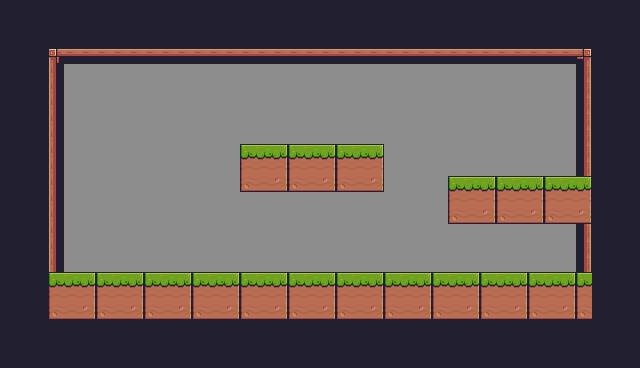

A level layout from a 2D game, rendered from its tile map. Below: a short description, then the map file with its tile-grid data intact:
An orthogonal 40x23 tile map with 16x16 px tiles, 1 tile layer (Background) and 1 object (Player).

<map version="1.10" tiledversion="1.11.0" orientation="orthogonal" renderorder="right-down" width="40" height="23" tilewidth="16" tileheight="16" infinite="0" backgroundcolor="#8c8c8c" nextlayerid="3" nextobjectid="2">
 <tileset firstgid="1" source="Pixel_Adventure.tsx" />
 <layer id="1" name="Background" width="40" height="23">
  <data encoding="csv">
112,112,112,112,112,112,112,112,112,112,112,112,112,112,112,112,112,112,112,112,112,112,112,112,112,112,112,112,112,112,112,112,112,112,112,112,112,112,112,112,
112,112,112,112,112,112,112,112,112,112,112,112,112,112,112,112,112,112,112,112,112,112,112,112,112,112,112,112,112,112,112,112,112,112,112,112,112,112,112,112,
112,112,112,112,112,112,112,112,112,112,112,112,112,112,112,112,112,112,112,112,112,112,112,112,112,112,112,112,112,112,112,112,112,112,112,112,112,112,112,112,
112,112,112,89,90,90,90,90,90,90,90,90,90,90,90,90,90,90,90,90,90,90,90,90,90,90,90,90,90,90,90,90,90,90,90,90,91,112,112,112,
112,112,112,111,0,0,0,0,0,0,0,0,0,0,0,0,0,0,0,0,0,0,0,0,0,0,0,0,0,0,0,0,0,0,0,0,113,112,112,112,
112,112,112,111,0,0,0,0,0,0,0,0,0,0,0,0,0,0,0,0,0,0,0,0,0,0,0,0,0,0,0,0,0,0,0,0,113,112,112,112,
112,112,112,111,0,0,0,0,0,0,0,0,0,0,0,0,0,0,0,0,0,0,0,0,0,0,0,0,0,0,0,0,0,0,0,0,113,112,112,112,
112,112,112,111,0,0,0,0,0,0,0,0,0,0,0,0,0,0,0,0,0,0,0,0,0,0,0,0,0,0,0,0,0,0,0,0,113,112,112,112,
112,112,112,111,0,0,0,0,0,0,0,0,0,0,0,0,0,0,0,0,0,0,0,0,0,0,0,0,0,0,0,0,0,0,0,0,113,112,112,112,
112,112,112,111,0,0,0,0,0,0,0,0,0,0,0,7,8,9,7,8,9,7,8,9,0,0,0,0,0,0,0,0,0,0,0,0,113,112,112,112,
112,112,112,111,0,0,0,0,0,0,0,0,0,0,0,29,30,31,29,30,31,29,30,31,0,0,0,0,0,0,0,0,0,0,0,0,113,112,112,112,
112,112,112,111,0,0,0,0,0,0,0,0,0,0,0,51,52,53,51,52,53,51,52,53,0,0,0,0,7,8,9,7,8,9,7,8,9,112,112,112,
112,112,112,111,0,0,0,0,0,0,0,0,0,0,0,0,0,0,0,0,0,0,0,0,0,0,0,0,29,30,31,29,30,31,29,30,31,112,112,112,
112,112,112,111,0,0,0,0,0,0,0,0,0,0,0,0,0,0,0,0,0,0,0,0,0,0,0,0,51,52,53,51,52,53,51,52,53,112,112,112,
112,112,112,111,0,0,0,0,0,0,0,0,0,0,0,0,0,0,0,0,0,0,0,0,0,0,0,0,0,0,0,0,0,0,0,0,113,112,112,112,
112,112,112,111,0,0,0,0,0,0,0,0,0,0,0,0,0,0,0,0,0,0,0,0,0,0,0,0,0,0,0,0,0,0,0,0,113,112,112,112,
112,112,112,111,0,0,0,0,0,0,0,0,0,0,0,0,0,0,0,0,0,0,0,0,0,0,0,0,0,0,0,0,0,0,0,0,113,112,112,112,
112,112,112,7,8,9,7,8,9,7,8,9,7,8,9,7,8,9,7,8,9,7,8,9,7,8,9,7,8,9,7,8,9,7,8,9,7,112,112,112,
112,112,112,29,30,31,29,30,31,29,30,31,29,30,31,29,30,31,29,30,31,29,30,31,29,30,31,29,30,31,29,30,31,29,30,31,29,112,112,112,
112,112,112,51,52,53,51,52,53,51,52,53,51,52,53,51,52,53,51,52,53,51,52,53,51,52,53,51,52,53,51,52,53,51,52,53,51,112,112,112,
112,112,112,112,112,112,112,112,112,112,112,112,112,112,112,112,112,112,112,112,112,112,112,112,112,112,112,112,112,112,112,112,112,112,112,112,112,112,112,112,
112,112,112,112,112,112,112,112,112,112,112,112,112,112,112,112,112,112,112,112,112,112,112,112,112,112,112,112,112,112,112,112,112,112,112,112,112,112,112,112,
112,112,112,112,112,112,112,112,112,112,112,112,112,112,112,112,112,112,112,112,112,112,112,112,112,112,112,112,112,112,112,112,112,112,112,112,112,112,112,112
</data>
 </layer>
 <objectgroup id="2" name="Spawnpoints">
  <object id="1" name="Player" type="Player" x="160.667" y="239.667" width="31.3333" height="32.6667" />
 </objectgroup>
</map>
